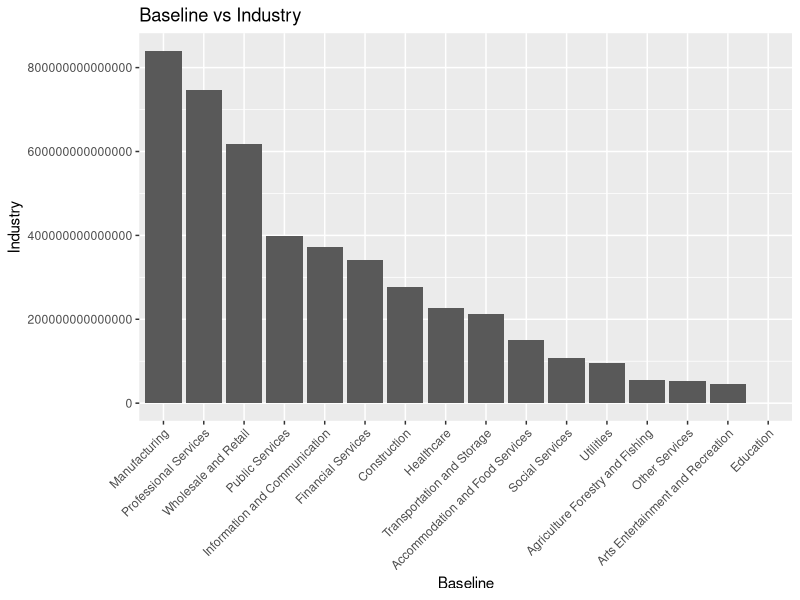
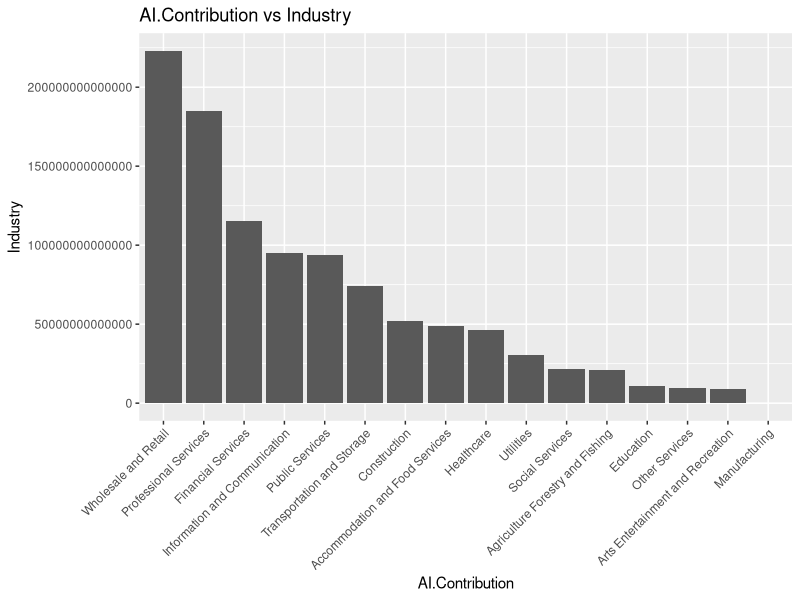
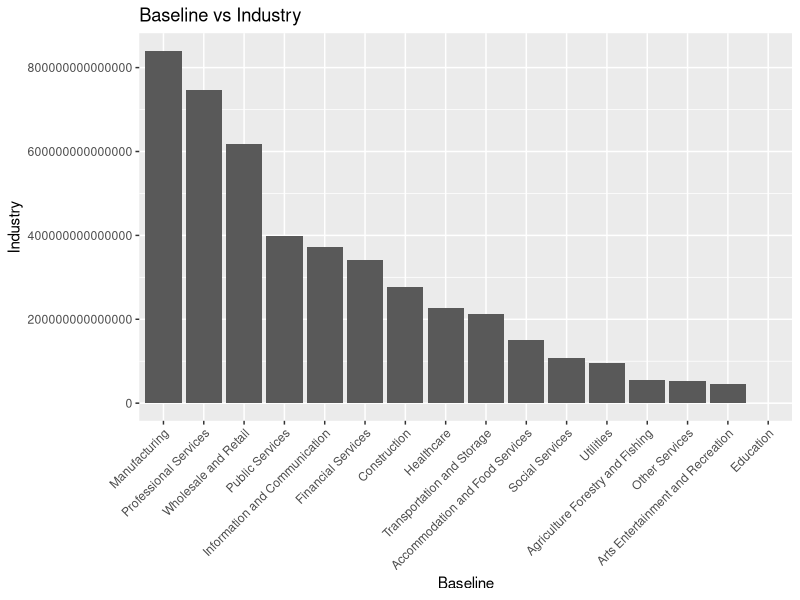
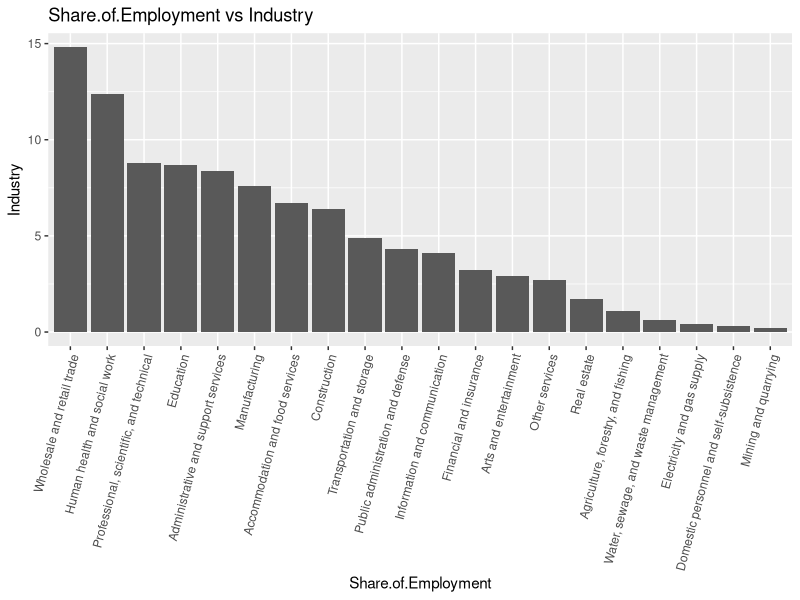
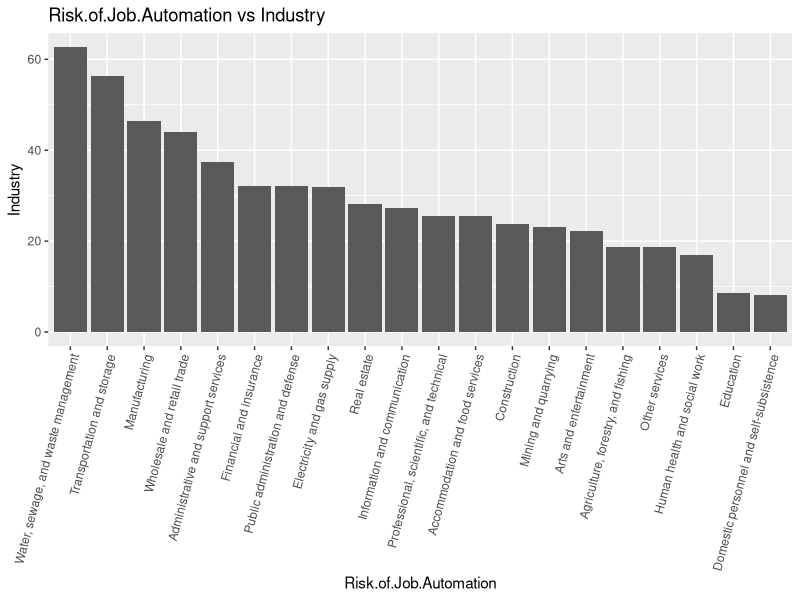

Write R code to recreate these figures, in order.
## ---- chunk 1
library(tidyverse)
options(scipen=999)

data <- read.csv("dataset.csv")

data2 <- data[order(data$Baseline, decreasing = TRUE),]



graphic1 <- ggplot(data2, mapping = aes(y=Baseline, x= reorder(Industry, -Baseline))) +
         geom_bar(stat = "identity") +
  labs(title="Baseline vs Industry",
       x="Baseline",
       y="Industry") +
  theme(axis.text.x = element_text(angle = 45, hjust = 1))


graphic1

## ---- chunk 2
library(tidyverse)
options(scipen=999)

data <- read.csv("dataset.csv")

data3 <- data[order(data$Additional.AI.Contribution, decreasing = TRUE),]



graphic1 <- ggplot(data2, mapping = aes(y=Additional.AI.Contribution, x= reorder(Industry, -Additional.AI.Contribution))) +
         geom_bar(stat = "identity") +
  labs(title="AI.Contribution vs Industry",
       x="AI.Contribution",
       y="Industry") +
  theme(axis.text.x = element_text(angle = 45, hjust = 1))


graphic1

## ---- chunk 3
library(tidyverse)
options(scipen=999)

data <- read.csv("dataset.csv")

data2 <- data[order(data$Baseline, decreasing = TRUE),]



graphic1 <- ggplot(data2, mapping = aes(y=Baseline, x= reorder(Industry, -Baseline))) +
         geom_bar(stat = "identity") +
  labs(title="Baseline vs Industry",
       x="Baseline",
       y="Industry") +
  theme(axis.text.x = element_text(angle = 45, hjust = 1))


graphic1

## ---- chunk 4
library(tidyverse)
options(scipen=999)

automation <- read.csv("automation.csv")

automation2 <- automation[order(automation$Share.of.Employment, decreasing = TRUE),]



graphic11 <- ggplot(automation2, mapping = aes(y=Share.of.Employment, x= reorder(Industry, -`Share.of.Employment`))) +
         geom_bar(stat = "identity") +
  labs(title="Share.of.Employment vs Industry",
       x="Share.of.Employment",
       y="Industry") +
  theme(axis.text.x = element_text(angle = 75, hjust = 1))


graphic11

## ---- chunk 5
library(tidyverse)
options(scipen=999)

automation <- read.csv("automation.csv")

automation2 <- automation[order(automation$Risk.of.Job.Automation
, decreasing = TRUE),]



graphic11 <- ggplot(automation2, mapping = aes(y=Risk.of.Job.Automation, x= reorder(Industry, -`Risk.of.Job.Automation`))) +
         geom_bar(stat = "identity") +
  labs(title="Risk.of.Job.Automation vs Industry",
       x="Risk.of.Job.Automation",
       y="Industry") +
  theme(axis.text.x = element_text(angle = 75, hjust = 1))


graphic11

